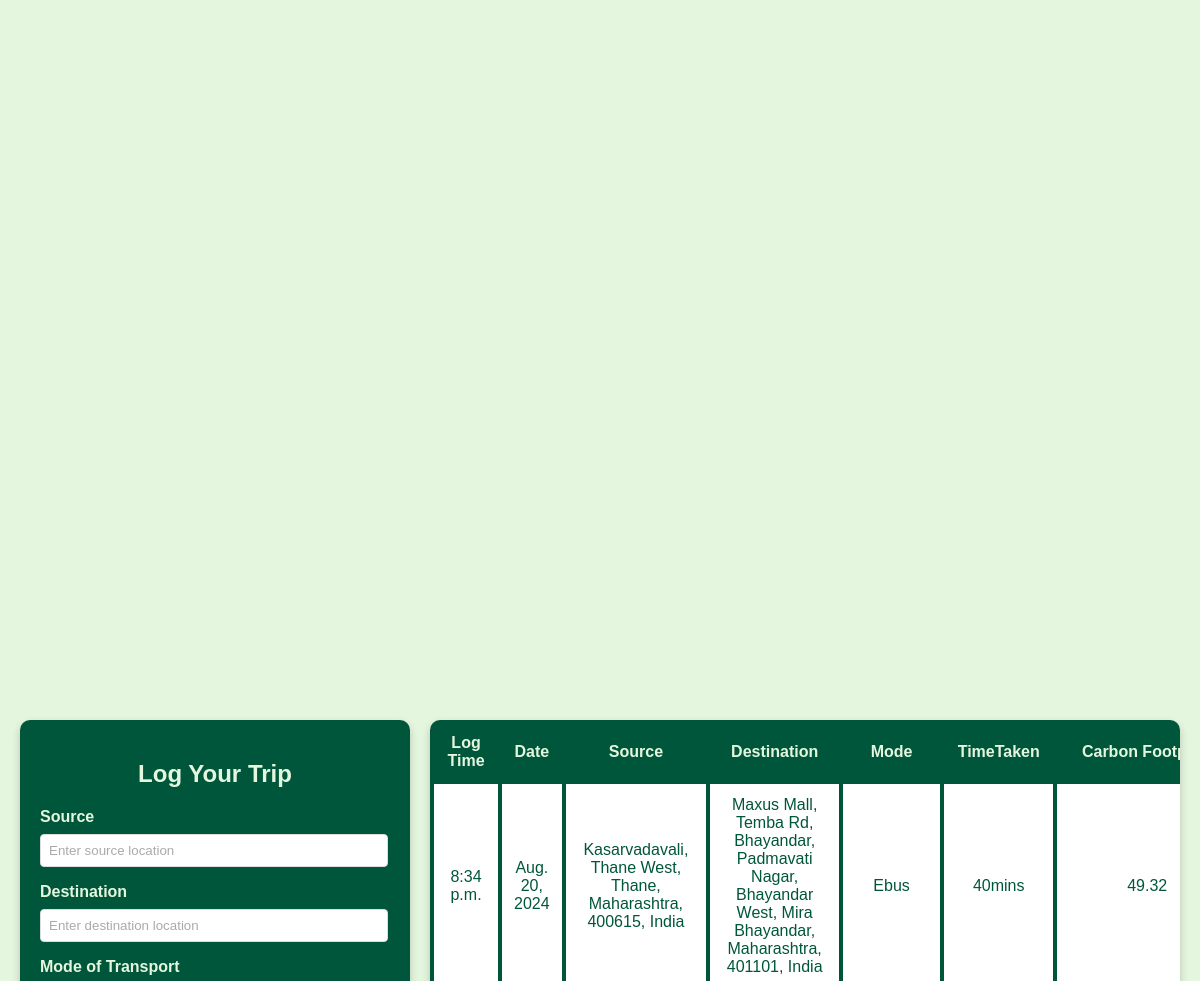
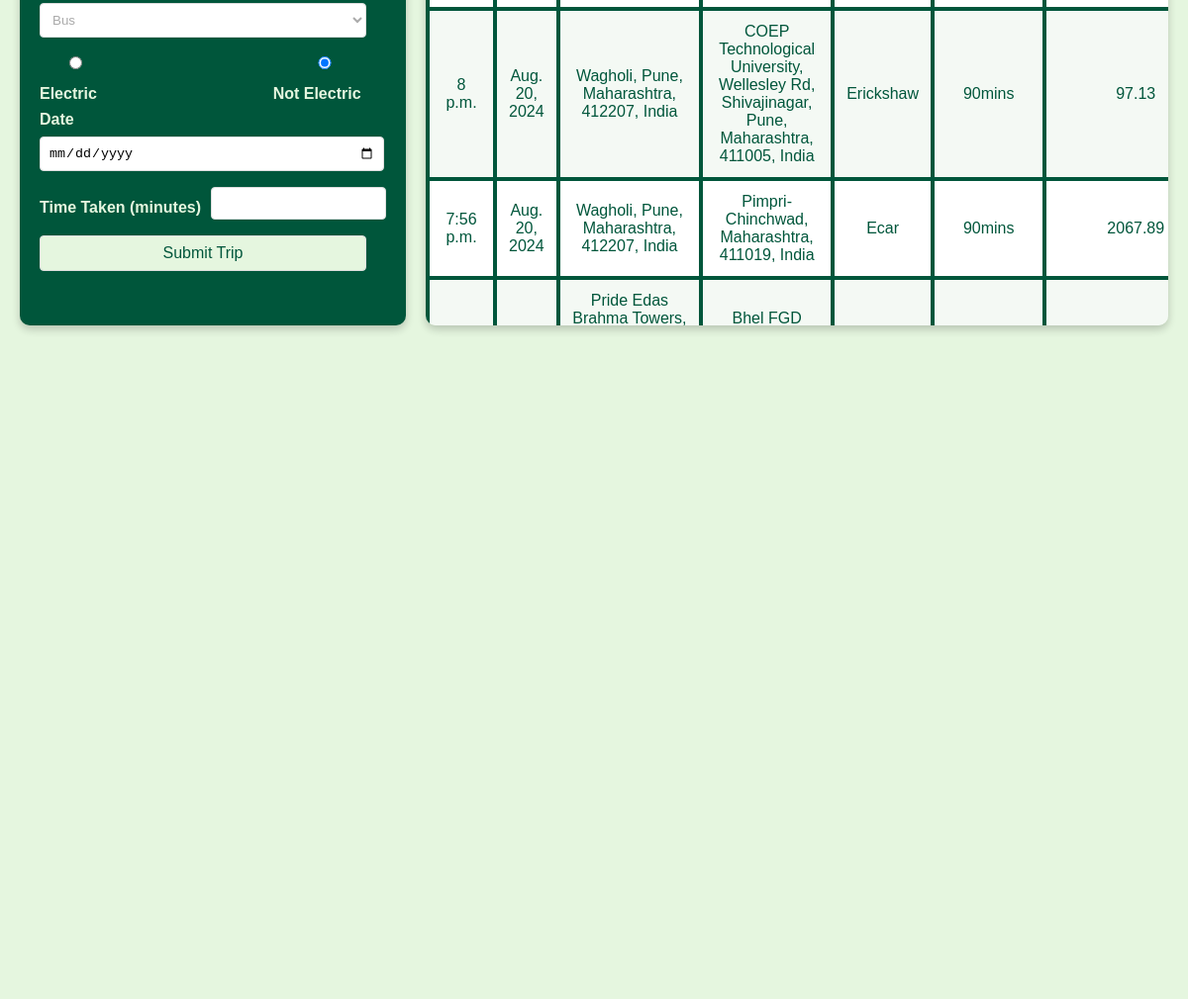
Before: /logtrip/ (signed in, middle part) with the older database file (2 pictures, top to bottom).
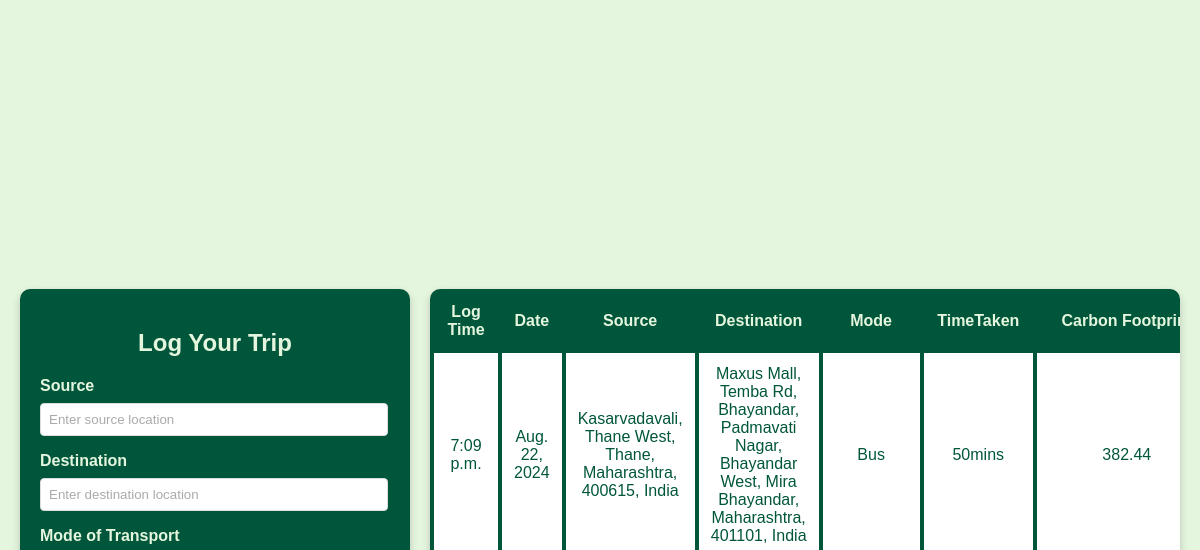
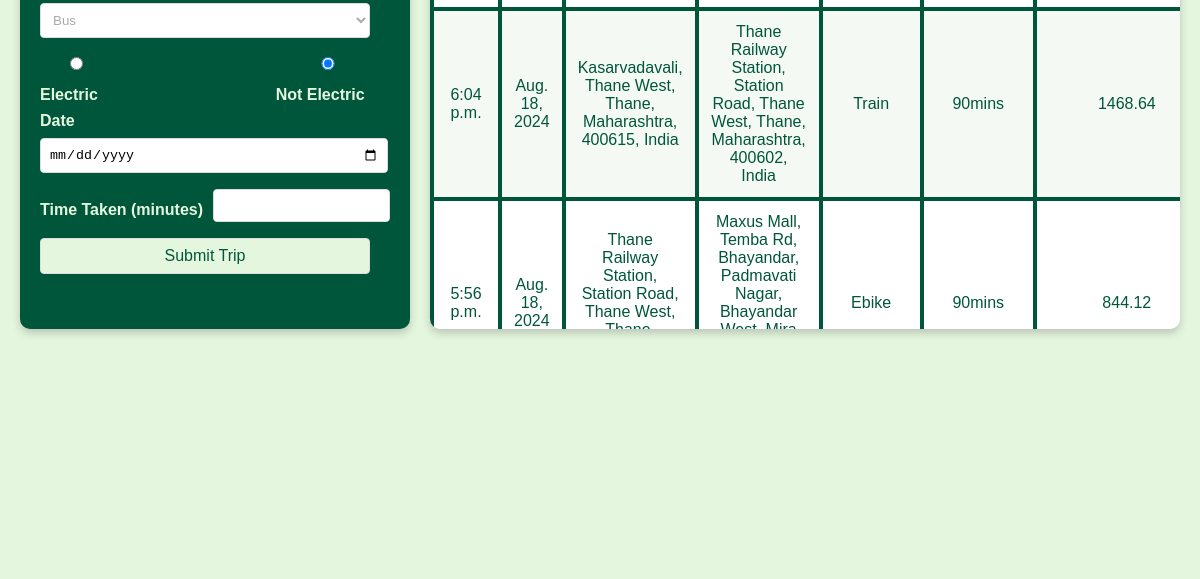
After: the same page with the newer database file (2 pictures, top to bottom).
### mainapp/models.py (models this page shows, shortened)
class TravelLog(models.Model):
    user = models.ForeignKey(User, on_delete=models.CASCADE)
    source_address = models.CharField(max_length=255)
    destination_address = models.CharField(max_length=255)
    source_latitude = models.FloatField()
    source_longitude = models.FloatField()
    destination_latitude = models.FloatField()
    destination_longitude = models.FloatField()
    distance = models.FloatField()
    date = models.DateField()
    time_taken = models.CharField(max_length=100)
    time_duration_fetched = models.CharField(max_length=100)  # New field
    is_electric = models.BooleanField()
    mode_of_transport = models.CharField(max_length=50)
    carbon_footprint = models.FloatField()
    log_time = models.TimeField()

### mainapp/views.py (the view, shortened to what this page needs)
# urls.py: path('logtrip/',mviews.logtrip,name='logtrip'),
@login_required(login_url='/login/')
def logtrip(request):
    user = request.user
    travellog = TravelLog.objects.filter(user=user).order_by('-date','-log_time')
    context = {
        'travellog': travellog
    }
    return render(request, 'mainapp/LogTrip.html', context)

### templates/mainapp/LogTrip.html (shortened to what this page needs)
{% extends 'mainapp/base.html' %}
{% load static %}
{% block extra_head %}
    <link rel="stylesheet" href="{% static 'css/logtrip.css' %}">
{% endblock %}
{% block content %}
<div class="main-container">
    <div class="form-container">
        <h2>Log Your Trip</h2>
        <form id="trip-form" action="{% url 'logtrip' %}" method="post">
            <label for="source">Source</label>
            <input type="text" id="source-input" name="source" placeholder="Enter source location" required />
            <label for="destination">Destination</label>
            <input type="text" id="destination-input" name="destination" placeholder="Enter destination location" required />
            <label for="mode-of-transport">Mode of Transport</label>
            <select id="mode-of-transport" name="mode_of_transport" required>
                <option value="bus">Bus</option>
            </select>
            <div class="form-row">
                <label><input type="radio" name="is_electric" value="yes"> Electric</label>
                <label><input type="radio" name="is_electric" value="no" checked> Not Electric</label>
            </div>
            <label for="date">Date</label>
            <input type="date" id="date" name="date" required />
            <div class="form-row">
                <label for="time-taken">Time Taken (minutes)</label>
                <input type="number" id="time-taken" name="time_taken" step="1" required />
            </div>
            <button type="submit">Submit Trip</button>
        </form>
    </div>
    <div class="trip-table-container">
        <table>
            <thead>
                <tr>
                    <th>Log Time</th>
                    <th>Date</th>
                    <th>Source</th>
                    <th>Destination</th>
                    <th>Mode</th>
                    <th>TimeTaken</th>
                    <th>Carbon Footprint</th>
                </tr>
            </thead>
            <tbody>
                {% for trip in travellog %}
                <tr>
                    <td>{{ trip.log_time }}</td>
                    <td>{{ trip.date }}</td>
                    <td>{{ trip.source_address }}</td>
                    <td>{{ trip.destination_address }}</td>
                    <td>{{ trip.mode_of_transport|title }}</td>
                    <td>{{ trip.time_taken}}mins</td>
                    <td>{{ trip.carbon_footprint }}</td>
                </tr>
                {% endfor %}
            </tbody>
        </table>
    </div>
</div>
{% endblock %}

Changed rows visible on the page:
removed TravelLog: log_time "8:34 p.m.", date "Aug. 20, 2024", source_address "Kasarvadavali, Thane West, Thane, Maharashtra, 400615, India", destination_address "Maxus Mall, Temba Rd, Bhayandar, Padmavati Nagar, Bhayandar West, Mira Bhayandar, Maharashtra, 401101, India", mode_of_transport "Ebus", time_taken "40", carbon_footprint "49.32"
removed TravelLog: log_time "8 p.m.", date "Aug. 20, 2024", source_address "Wagholi, Pune, Maharashtra, 412207, India", destination_address "COEP Technological University, Wellesley Rd, Shivajinagar, Pune, Maharashtra, 411005, India", mode_of_transport "Erickshaw", time_taken "90", carbon_footprint "97.13"
removed TravelLog: log_time "7:56 p.m.", date "Aug. 20, 2024", source_address "Wagholi, Pune, Maharashtra, 412207, India", destination_address "Pimpri-Chinchwad, Maharashtra, 411019, India", mode_of_transport "Ecar", time_taken "90", carbon_footprint "2067.89"
removed TravelLog: source_address "Pride Edas Brahma Towers,…", destination_address "Bhel FGD…"
now on this page (row edited): TravelLog: log_time "7:09 p.m.", date "Aug. 22, 2024", source_address "Kasarvadavali, Thane West, Thane, Maharashtra, 400615, India", destination_address "Maxus Mall, Temba Rd, Bhayandar, Padmavati Nagar, Bhayandar West, Mira Bhayandar, Maharashtra, 401101, India", mode_of_transport "Bus", time_taken "50", carbon_footprint "382.44"
now on this page (row unchanged): TravelLog: log_time "6:04 p.m.", date "Aug. 18, 2024", source_address "Kasarvadavali, Thane West, Thane, Maharashtra, 400615, India", destination_address "Thane Railway Station, Station Road, Thane West, Thane, Maharashtra, 400602, India", mode_of_transport "Train", time_taken "90", carbon_footprint "1468.64"
now on this page (row unchanged): TravelLog: log_time "5:56 p.m.", date "Aug. 18, 2024", source_address "Thane Railway Station, Station Road, Thane West,…", destination_address "Maxus Mall, Temba Rd, Bhayandar, Padmavati Nagar, Bhayandar…", mode_of_transport "Ebike", time_taken "90", carbon_footprint "844.12"
